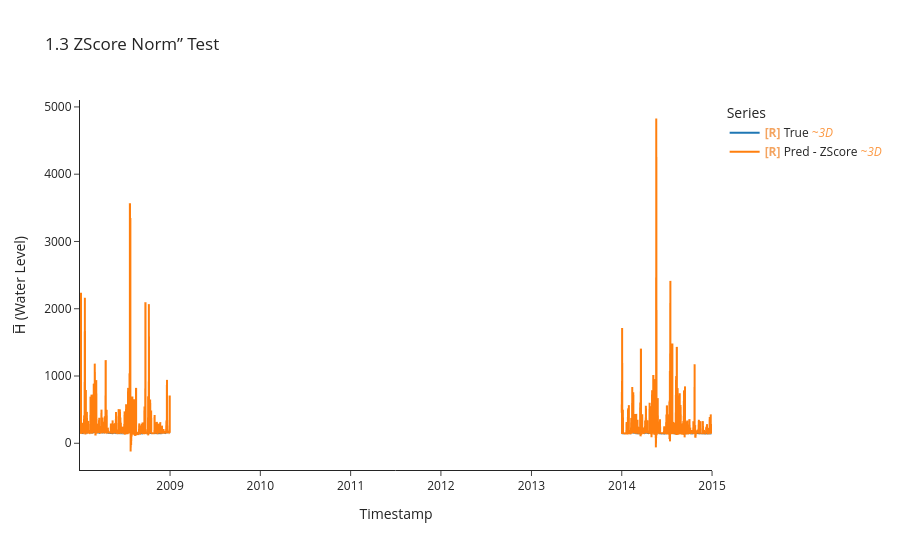

Here is the notebook cell this chart was saved with:
### Code cell
y_te_zs, y_pe_zs, idx_te_zs = uf.model_evaluate_with_norm(
    model_zs, crit_zs, test_ds_zscore, test_df.index, LOOKBACK, HORIZON, BATCH_SIZE
)

uf.calculate_metrics_and_plot(
    {"ZScore": (y_te_zs, y_pe_zs, idx_te_zs)},
    plot_title="1.3 ZScore Norm” Test",
    export_metrics=True, export_html=True,
    export_file_name="results/testing/online/p1_zscore",
)
uf.export_results_to_csv(
    {"ZScore": (y_te_zs, y_pe_zs, idx_te_zs)},
    "results/testing/predictions_vs_true/online"
)

### Figure 1 — Plotly figure (JSON) as saved in the notebook; plotly's stock layout.template omitted (floating-point values rounded to 4 significant figures; data arrays with more than 128 entries replaced by an {"elided": "..."} marker saying what was removed)
{"data": [{"hovertemplate": "Legend=True<br>Timestamp=%{x}<br>H̅ (Water Level)=%{y}<extra></extra>", "legendgroup": "True", "line": {"color": "#1f77b4", "dash": "solid", "width": 2}, "marker": {"symbol": "circle"}, "mode": "lines", "name": "<b style=\"color:sandybrown\">[R]</b> True <i style=\"color:#fc9944\">~3D</i>", "showlegend": true, "type": "scattergl", "uid": "e74577af-b768-4e0d-ae0d-9cd43123c510", "x": {"elided": "1001 str values"}, "xaxis": "x", "y": {"elided": "1001 float values"}, "yaxis": "y"}, {"hovertemplate": "Legend=Pred - ZScore<br>Timestamp=%{x}<br>H̅ (Water Level)=%{y}<extra></extra>", "legendgroup": "Pred - ZScore", "line": {"color": "#ff7f0e", "dash": "solid", "width": 2}, "marker": {"symbol": "circle"}, "mode": "lines", "name": "<b style=\"color:sandybrown\">[R]</b> Pred - ZScore <i style=\"color:#fc9944\">~3D</i>", "showlegend": true, "type": "scattergl", "uid": "81f2206c-10be-4c81-bf0b-2ac1e73ac869", "x": {"elided": "1001 str values"}, "xaxis": "x", "y": {"elided": "1001 float values"}, "yaxis": "y"}], "layout": {"height": 550, "legend": {"title": {"text": "Series"}, "tracegroupgap": 0}, "title": {"text": "1.3 ZScore Norm” Test"}, "xaxis": {"anchor": "y", "domain": [0, 1], "title": {"text": "Timestamp"}}, "yaxis": {"anchor": "x", "domain": [0, 1], "title": {"text": "H̅ (Water Level)"}}}}
